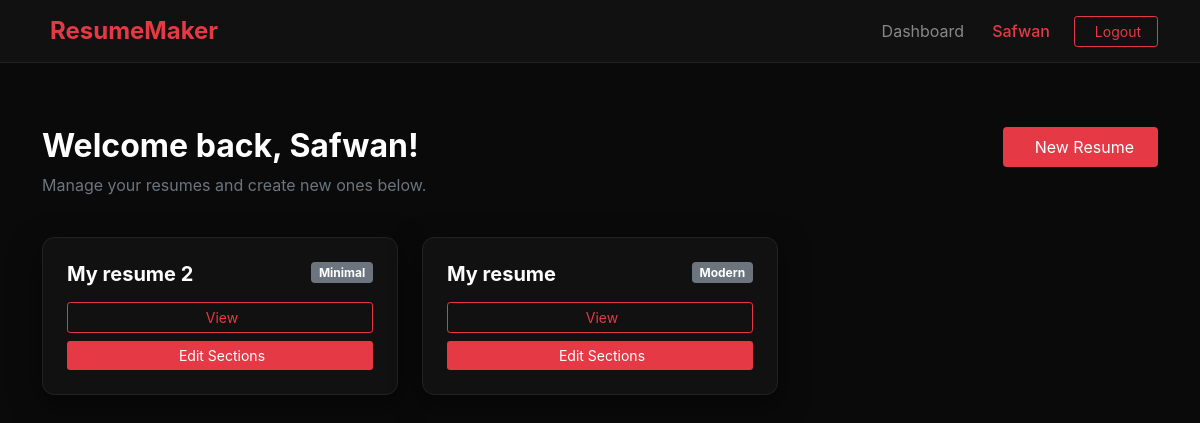
The app's page /dashboard/ (signed in) with its own data.
### resume/models.py (models this page shows, shortened)
class UserInfoModel(AbstractUser):
    username = models.CharField(max_length=50, unique=True)
    email    = models.EmailField(max_length=100, unique=True, null=True, blank=True)

class ResumeModel(models.Model):
    TEMPLATE_TYPE = [
        ('classic', 'Classic'),
        ('modern',  'Modern'),
        ('minimal', 'Minimal'),
    ]
    user            = models.ForeignKey(UserInfoModel, on_delete=models.CASCADE, related_name='resumes')  # ✅
    title           = models.CharField(max_length=200, null=True, blank=True)
    template_choice = models.CharField(max_length=20, choices=TEMPLATE_TYPE, default='classic')
    created_at      = models.DateTimeField(auto_now_add=True)
    class Meta:
        ordering = ['-created_at']

### resume/views.py (the view)
# urls.py: path('dashboard/', dashboard_page, name='dashboard_page'),
@login_required
def dashboard_page(request):
    resumes = ResumeModel.objects.filter(user=request.user)
    context = {
        'resumes': resumes,
        'resume_count': resumes.count()
    }
    return render(request, 'dashboard.html', context)

### resume/templates/dashboard.html (shortened to what this page needs)
{% extends "master/base.html" %}
{% block content %}
<div class="container py-5">
    <div class="row mb-4">
        <div class="col-md-8">
            <h2 class="fw-bold">Welcome back, {{ user.username|title }}!</h2>
            <p class="text-muted">Manage your resumes and create new ones below.</p>
        </div>
        <div class="col-md-4 text-md-end">
            <a href="{% url 'create_resume' %}" class="btn btn-red px-4 py-2">
                New Resume
            </a>
        </div>
    </div>
    <div class="row">
        {% for resume in resumes %}
        <div class="col-md-4 mb-4">
            <div class="dark-card p-4 h-100">
                <div class="d-flex justify-content-between align-items-start mb-3">
                    <h5 class="fw-bold text-white mb-0">{{ resume.title }}</h5>
                    <span class="badge bg-secondary small">{{ resume.template_choice|title }}</span>
                </div>
                <div class="mt-auto">
                    <div class="d-grid gap-2">
                        <a href="{% url 'resume_view' resume.id %}" class="btn btn-outline-red btn-sm">
                            View
                        </a>
                        <a href="{% url 'select_sections' resume.id %}" class="btn btn-red btn-sm">
                            Edit Sections
                        </a>
                    </div>
                </div>
            </div>
        </div>
        {% endfor %}
    </div>
</div>
{% endblock %}

### resume/templates/master/navbar.html (shortened to what this page needs)
<nav class="navbar navbar-expand-lg" style="background:#111; border-bottom:1px solid #222;">
  <div class="container">
    <a class="navbar-brand fw-bold fs-4" href="{% url 'home_page' %}" style="color:#e63946;">
      ResumeMaker
    </a>
    <div class="collapse navbar-collapse" id="navMenu">
      <ul class="navbar-nav ms-auto align-items-lg-center gap-2">
        {% if user.is_authenticated %}
          <li class="nav-item">
            <a class="nav-link text-white-50" href="{% url 'dashboard_page' %}">
              Dashboard
            </a>
          </li>
          <li class="nav-item">
            <a class="nav-link" href="{% url 'profile_page' %}" style="color:#e63946; font-weight: 500;">
              {{ user.username|title }}
            </a>
          </li>
          <li class="nav-item ms-lg-2">
            <a href="{% url 'logout_page' %}" class="btn btn-outline-red btn-sm px-3">
              Logout
            </a>
          </li>
        {% endif %}
      </ul>
    </div>
  </div>
</nav>

### resume/templates/master/base.html (style rules this page uses)
:root { --bg-main : #0a0a0a; --bg-card : #111111; --bg-input : #1a1a1a; --border : #222222; --red : #e63946; --red-hover : #c1121f; --text : #ffffff; --muted : #9ca3af; }
body { background-color: var(--bg-main); color: var(--text); font-family: 'Inter', 'Segoe UI', sans-serif; min-height: 100vh; margin: 0; }
.dark-card { background: var(--bg-card); border: 1px solid var(--border); border-radius: 12px; box-shadow: 0 10px 30px rgba(0,0,0,0.5); }
.btn-red { background-color: var(--red); color: #fff; border: none; transition: all 0.3s ease; }
.btn-outline-red { border: 1px solid var(--red); color: var(--red); background: transparent; }

### records on screen
UserInfoModel: username "Safwan"
ResumeModel: title "My resume 2", template_choice "Minimal"
ResumeModel: title "My resume", template_choice "Modern"
